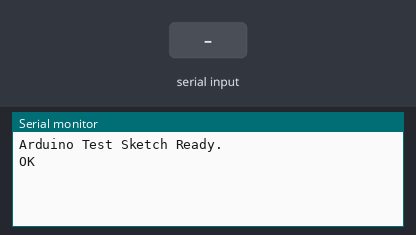
A sketch run on a simulated Arduino Uno, built with avr-gcc and run on an emulated ATmega328P. Parts: the last lines printed to the serial monitor. Inputs (shaded band) come from the test bench.

Above: at 1.2 s.
1.3 s: "M17\n" received over Serial
At 2.3 s:
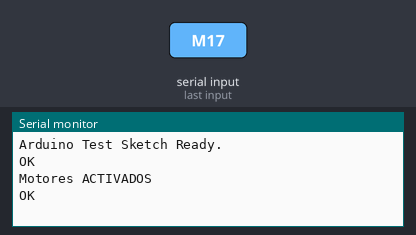
2.8 s: byte 10 ('\n') received over Serial
At 3.4 s:
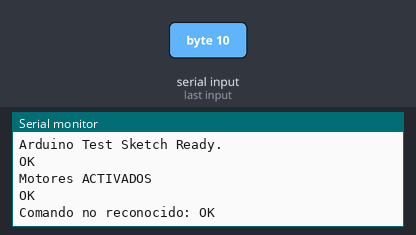
4.3 s: "M18\n" received over Serial
At 5.5 s:
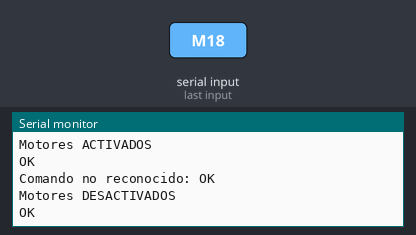
5.8 s: "M3\n" received over Serial
At 6.9 s:
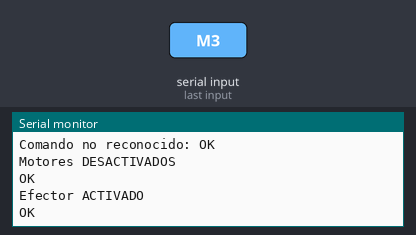
7.3 s: "M5\n" received over Serial
At 8.1 s:
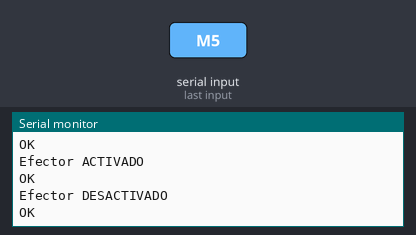
8.8 s: "G1\n" received over Serial
At 9.1 s:
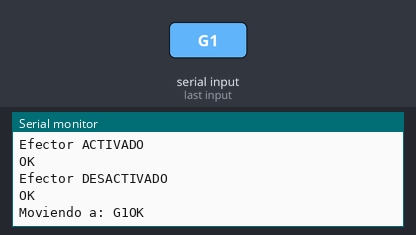

Measured:
- after the input at 1.3 s, the serial monitor: prints a new line at once (image 1)
- after the input at 2.8 s, the serial monitor: prints a new line at once (image 2)
- after the input at 4.3 s, the serial monitor: prints a new line at once (image 3)
- after the input at 5.8 s, the serial monitor: prints a new line at once (image 4)
- after the input at 7.3 s, the serial monitor: prints a new line at once (image 5)
- after the input at 8.8 s, the serial monitor: prints a new line at once (image 6)

The sketch:

prueba.ino
```cpp
/*
  prueba.ino
  Sketch de prueba para el servidor del brazo robótico.

  Este sketch escucha comandos a través del puerto serie (a 115200 baudios)
  y responde con un mensaje descriptivo seguido de "OK\n".
  Está diseñado para funcionar con la lógica de `sendCommandAndWaitForResponse`
  del servidor C++.
*/

String inputString = "";      // Una cadena para almacenar los datos entrantes
bool stringComplete = false;  // Una bandera para indicar si se ha recibido una línea completa

void setup() {
  // Inicializar el puerto serie a la misma velocidad que el servidor C++
  Serial.begin(115200);

  // Limpiar cualquier dato residual en el buffer de entrada
  while (Serial.available() > 0) {
    Serial.read();
  }

  inputString.reserve(200); // Reservar memoria para la cadena de entrada

  // Enviar un mensaje de bienvenida para confirmar que el sketch se ha iniciado
  Serial.println("Arduino Test Sketch Ready.");
  Serial.println("OK");
}

void loop() {
  // Si se ha recibido una línea completa, procesarla
  if (stringComplete) {
    inputString.trim(); // Eliminar espacios en blanco y saltos de línea
    processCommand(inputString);

    // Limpiar la cadena para el próximo comando
    inputString = "";
    stringComplete = false;
  }
}

// La función serialEvent se ejecuta automáticamente cuando hay datos disponibles en el puerto serie.
void serialEvent() {
  while (Serial.available()) {
    char inChar = (char)Serial.read();
    inputString += inChar;
    // Si el carácter es un salto de línea, hemos recibido un comando completo.
    if (inChar == '\n') {
      stringComplete = true;
    }
  }
}

void processCommand(String command) {
  if (command.equals("M17"))      { Serial.println("Motores ACTIVADOS"); }
  else if (command.equals("M18")) { Serial.println("Motores DESACTIVADOS"); }
  else if (command.equals("M3"))  { Serial.println("Efector ACTIVADO"); }
  else if (command.equals("M5"))  { Serial.println("Efector DESACTIVADO"); }
  else if (command.startsWith("G1")) { Serial.print("Moviendo a: " + command); }
  else if (command.equals("G24")) { Serial.println("Moviendo a ORIGEN"); }
  else { Serial.print("Comando no reconocido: " + command); }

  // Enviar "OK" para indicar al servidor que el comando ha finalizado.
  Serial.println("OK");
}
```
